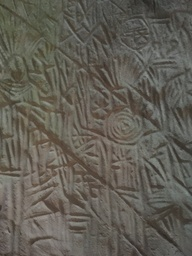
#> input picture a1/cavepainting1.JPG, 192 x 256 px, shrunk from 512 x 683 before the run
$ python a1_generateExamples.py   (older library calls are emulated)
#> lines starting #> are read from the running program, lines starting #| are printed output that depends on the picture; after the words box and inside, x2 and y2 are one past the last pixel; in counts of white or black regions, pixels touching at a corner belong together
import cv2
import numpy as np


def isValid(img, i, j):
	if i < img.shape[0] and i >= 0 and j < img.shape[1] and j >= 0:
		return True
	return False

def gaussian(var1, var2, stdvar):
	dist = np.linalg.norm(var1-var2)
	val = np.exp(-(dist**2/(2*stdvar**2)))
	return val

def scaled_intensity(img, point, stdvar, k):
	val = 0
	x = point[0]
	y = point[1]
	k = (int)(k/2)
	for i in range(x-k,x+k+1):
		for j in range(y-k,y+k+1):
			if isValid(img, i, j):
				val += gaussian(np.array([img[x,y]]),np.array([img[i,j]]), stdvar)/(2*np.pi*stdvar*stdvar)
	return val

def sbf(img, sigma_s = 4, sigma_r = 12, sigma_g = 3, k = 5):
	sbf_img = np.zeros(img.shape, dtype=np.uint8)
	for x in range(img.shape[0]):
		for y in range(img.shape[1]):
			val1 = 0
			val2 = 0
			k = (int)(k/2)
			for i in range(x-k,x+k+1):
				for j in range(y-k,y+k+1):
					if isValid(img, i, j):
						scaled_int = scaled_intensity(img, (i,j), sigma_g, k)
						scaled_range = gaussian(scaled_int, img[x,y], sigma_r)
						spatial_gaussian = gaussian(np.array([x,y]),np.array([i,j]),sigma_s)
						val1 += spatial_gaussian*scaled_range*img[i,j]
						val2 += spatial_gaussian*scaled_range
			sbf_img[x,y] = (int)(val1/val2);
	return sbf_img

def unsharp_mask(image, kernel_size=(5, 5), sigma=1.0, amount=1.0):
    #Return a sharpened version of the image, using an unsharp mask
    blurred = cv2.GaussianBlur(image, kernel_size, sigma)
    sharpened = float(amount + 1) * image - float(amount) * blurred
    sharpened = np.maximum(sharpened, np.zeros(sharpened.shape))
    sharpened = np.minimum(sharpened, 255 * np.ones(sharpened.shape))
    sharpened = sharpened.round().astype(np.uint8)
    return sharpened

def edgeExtractor(img):
	edges = cv2.Laplacian(img,cv2.CV_16S)
	edges = cv2.convertScaleAbs(edges)
	return edges

def adaptiveThresh(img, kernel_size = 11, sigma = 2):
	th = cv2.adaptiveThreshold(img,255,cv2.ADAPTIVE_THRESH_MEAN_C,
								cv2.THRESH_BINARY,kernel_size,sigma)
	return th

def cornerDetector(img, blockSize = 3, ksize = 5, freeparam = 0.04):
	img1=np.float32(img)
	dest = cv2.cornerHarris(img1, blockSize, ksize, freeparam)
	img2 = np.zeros(img.shape, dtype=np.uint8)
	img2[dest>0.01*dest.max()]=255
	return img2

def meanShiftFilter(img, ksize = 9, diff = 15):
	img1 = cv2.cvtColor(img, cv2.COLOR_GRAY2BGR)
	shifted = cv2.pyrMeanShiftFiltering(img1, ksize, diff)
	gray = cv2.cvtColor(shifted, cv2.COLOR_BGR2GRAY)
	thresh = adaptiveThresh(gray)
	edges = edgeExtractor(thresh)
	return thresh,edges

def morphologicalOperation(img, operator = 'opening', kernel = np.ones((5,5),np.uint8)):
	if operator == 'erode':
		morph = cv2.erode(img,kernel,iterations = 1)
	if operator == 'dilate':
		morph = cv2.dilate(img,kernel,iterations = 1)
	if operator == 'opening':
		morph = cv2.morphologyEx(img, cv2.MORPH_OPEN, kernel)
	if operator == 'closing':
		morph = cv2.morphologyEx(img, cv2.MORPH_CLOSE, kernel)
	return morph

img=cv2.imread('cavepainting1.JPG')
#> img is the input picture: shape (256, 192, 3); mean B, G, R 84.7, 93.8, 97.3

gray = cv2.cvtColor(img, cv2.COLOR_BGR2GRAY)

sbf = sbf(gray)
#> the loop in sbf, `for x in range(img.shape[0]):` made 256 passes
sharpened = unsharp_mask(gray)
edges = edgeExtractor(gray)
#> in edgeExtractor, `edges = cv2.convertScaleAbs(edges)`:
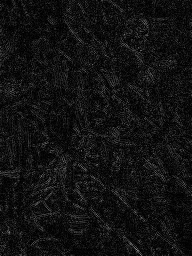
#> edges: shape (256, 192); min 0, max 144, mean 17.6
binary = adaptiveThresh(gray)
#> in adaptiveThresh, `th = cv2.adaptiveThreshold(img,255,cv2.ADAPTIVE_THRESH_MEAN_C, cv2.THR..`:
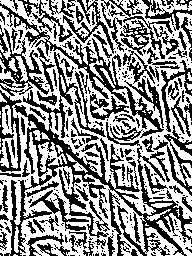
#> th: shape (256, 192); 55.7% white; 320 black regions (229 under 20 px), largest, box (x1, y1, x2, y2) and area: (0, 52, 192, 256) 8228, (0, 3, 164, 138) 1962, (0, 25, 49, 96) 1006
corners = cornerDetector(gray)
#> in cornerDetector, `dest = cv2.cornerHarris(img1, blockSize, ksize, freeparam)`:
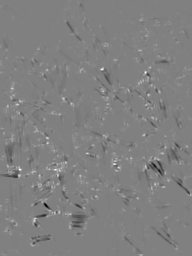
#> dest: shape (256, 192) float32; min -30262264, max 29997618, mean 118809.6; drawn with min black and max white
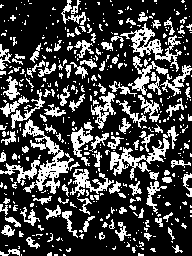
#> corners: shape (256, 192); 27.2% white; 471 white regions (351 under 20 px), largest, box (x1, y1, x2, y2) and area: (22, 119, 74, 194) 1090, (110, 126, 179, 180) 837, (120, 23, 182, 72) 744
segmented, line_segmented = meanShiftFilter(gray)
#> in adaptiveThresh (call 2), `th = cv2.adaptiveThreshold(img,255,cv2.ADAPTIVE_THRESH_MEAN_C, cv2.THR..`: th: shape (256, 192); 64% white; 363 black regions (256 under 20 px), largest, box (x1, y1, x2, y2) and area: (0, 91, 183, 253) 3398, (26, 32, 129, 120) 1415, (23, 53, 77, 135) 644
#> in edgeExtractor (call 2), `edges = cv2.Laplacian(img,cv2.CV_16S)`:
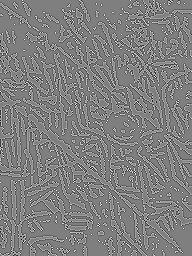
#> edges: shape (256, 192) int16; min -1020, max 1020, mean -0.1; drawn with min black and max white
#> in edgeExtractor (call 2), `edges = cv2.convertScaleAbs(edges)`:
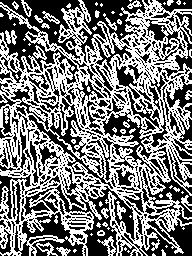
#> edges: shape (256, 192); 47.6% white in thin lines or dots
morphed = morphologicalOperation(gray)
#> in morphologicalOperation, `morph = cv2.morphologyEx(img, cv2.MORPH_OPEN, kernel)`:
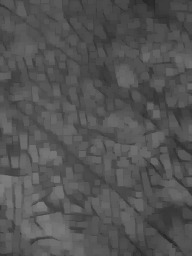
#> morph: shape (256, 192); min 36, max 125, mean 83.5

cv2.imshow('Grayscale' , gray)
cv2.imshow('SBF_Filter' , sbf)
cv2.imshow('Sharpened Image' , sharpened)
cv2.imshow('Edges Extracted' , edges)
cv2.imshow('Binary Image' , binary)
cv2.imshow('Corners Detected' , corners)
cv2.imshow('Segmented Image' , segmented)
cv2.imshow('Segments separated by lines' , line_segmented)
cv2.imshow('Morphed Image' , morphed)

cv2.imwrite('sbf.jpg', sbf)
cv2.imwrite('sharpened.jpg', sharpened)
cv2.imwrite('edges.jpg', edges)
cv2.imwrite('binary.jpg', binary)
cv2.imwrite('corners.jpg', corners)
cv2.imwrite('segmented.jpg', segmented)
cv2.imwrite('line_segmented.jpg', line_segmented)
cv2.imwrite('morphed.jpg', morphed)

if cv2.waitKey(0) & 0xff == 27:
#> (key Esc is pressed here)
    cv2.destroyAllWindows()
